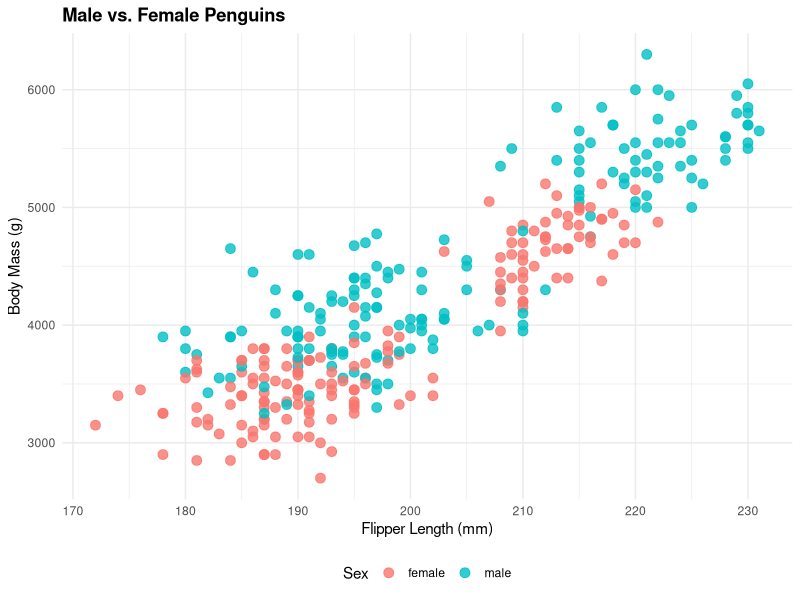
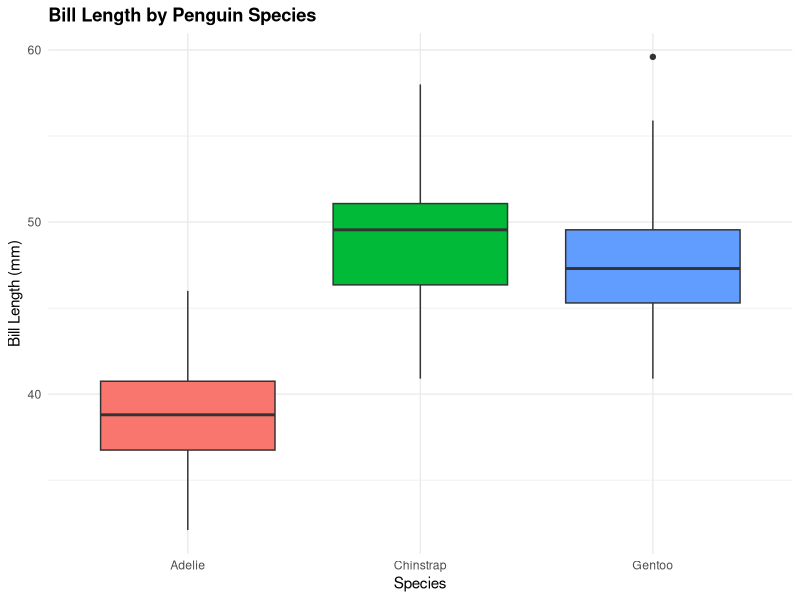
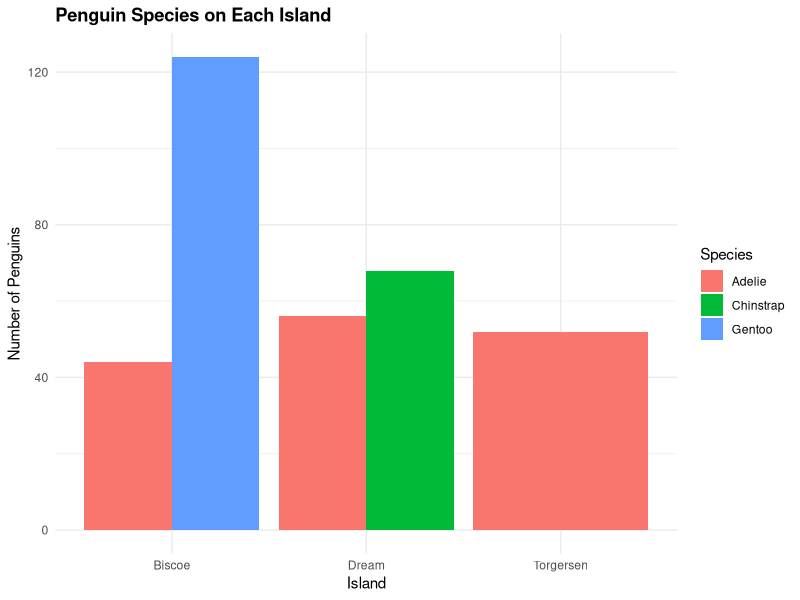

The R script that drew these images, in order:
## ---- chunk 1
library(palmerpenguins)
library(ggplot2)
## ---- chunk 2
# Count the number of columns
ncol(penguins)
## ---- chunk 3
# Count the number of penguins
nrow(penguins)
## ---- chunk 4
# Count males and females
table(penguins$sex)
## ---- chunk 5
# Create dataframe of male penguins
pmale <- penguins[which(penguins$sex == "male"), ]
## ---- chunk 6
# Create dataframe of female penguins
pfemale <- penguins[which(penguins$sex == "female"), ]
## ---- chunk 7
# Count the number of penguins in each species
table(penguins$species)
## ---- chunk 8
# Create a dataframe containing only Adelie penguins
pAdel <- penguins[penguins$species == "Adelie", ]
## ---- chunk 9
# Create a dataframe containing only Chinstrap penguins
pChin <- penguins[penguins$species == "Chinstrap", ]
## ---- chunk 10
# Create a dataframe containing only Gentoo penguins
pGen <- penguins[penguins$species == "Gentoo", ]
## ---- chunk 11
# Count the number of penguins on each island
table(penguins$island)
## ---- chunk 12
# Create a dataframe containing only Biscoe Island penguins
iBis <- penguins[penguins$island == "Biscoe", ]
## ---- chunk 13
# Create a dataframe containing only Dream Island penguins
iDream <- penguins[penguins$island == "Dream", ]
## ---- chunk 14
# Create a dataframe containing only Torgersen Island penguins
iTorg <- penguins[penguins$island == "Torgersen", ]
## ---- chunk 15
#Create a scatter plot comparing male and female penguins
ggplot(data = penguins[!is.na(penguins$sex), ], aes(x = flipper_length_mm, y = body_mass_g, color = sex))+
    geom_point(size = 3, alpha = 0.8) + labs(title = "Male vs. Female Penguins", 
    x = "Flipper Length (mm)", y = "Body Mass (g)", color = "Sex" ) +
    theme_minimal() + theme(plot.title = element_text(face = "bold"), legend.position = "bottom")
## ---- chunk 16
# Create a boxplot comparing bill length by species
ggplot(data = penguins, aes(x = species, y = bill_length_mm, fill = species)) + 
    geom_boxplot() + labs(title = "Bill Length by Penguin Species", x = "Species", y = "Bill Length (mm)")+
    theme_minimal() + theme(plot.title = element_text(face = "bold"), legend.position = "none")
## ---- chunk 17
# Create a bar chart showing penguin species on each island
ggplot(data = penguins, aes(x = island, fill = species)) + 
    geom_bar(position = "dodge") + labs(title = "Penguin Species on Each Island", x = "Island", y = "Number of Penguins", fill = "Species")+
    theme_minimal() + theme(plot.title = element_text(face = "bold"), legend.position = "right")
